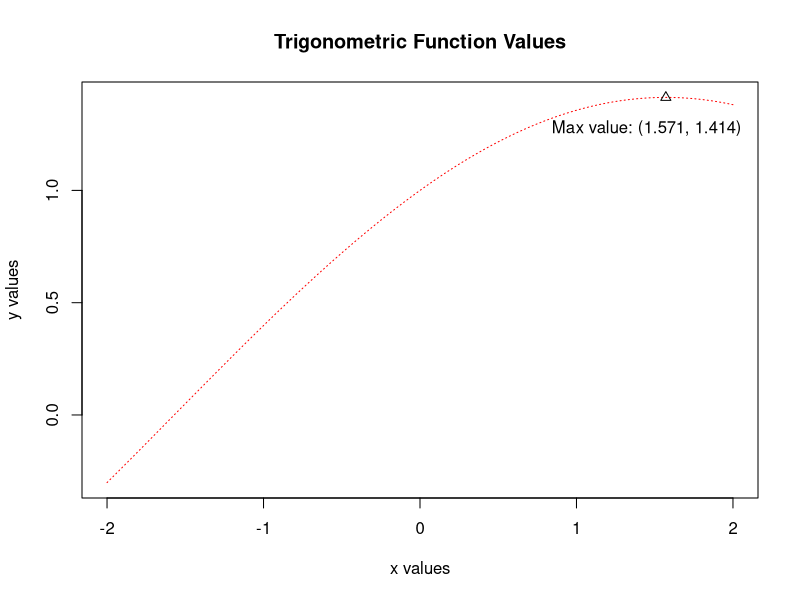
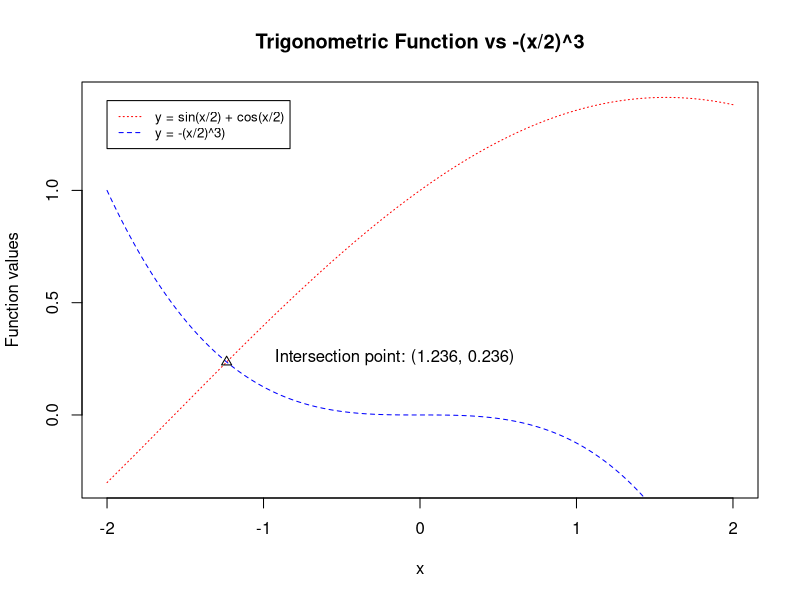
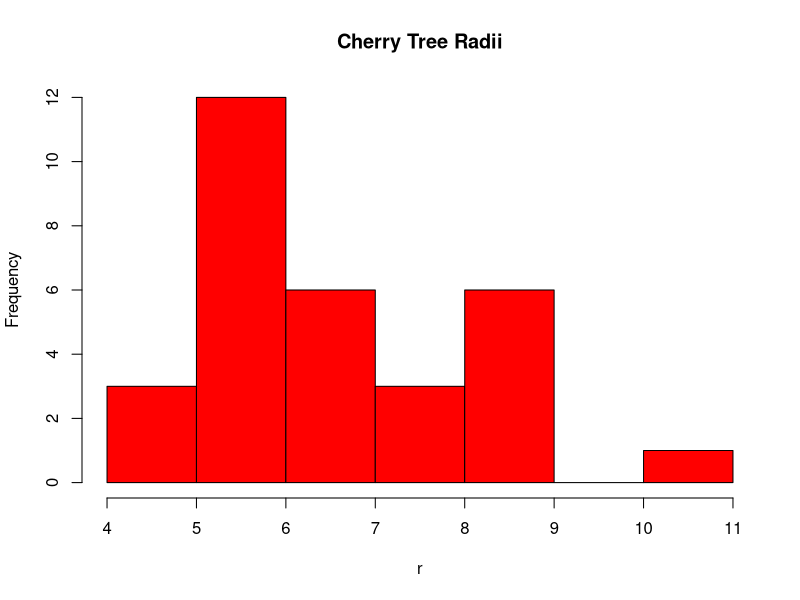
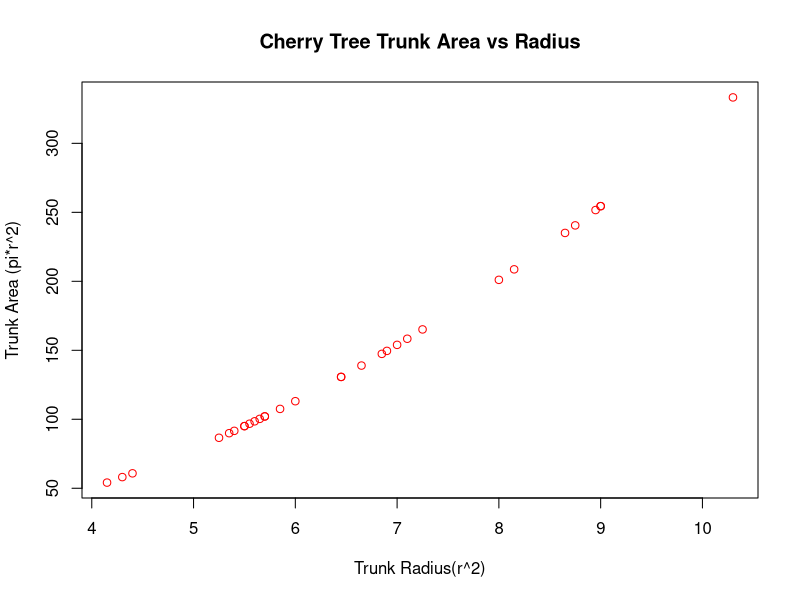
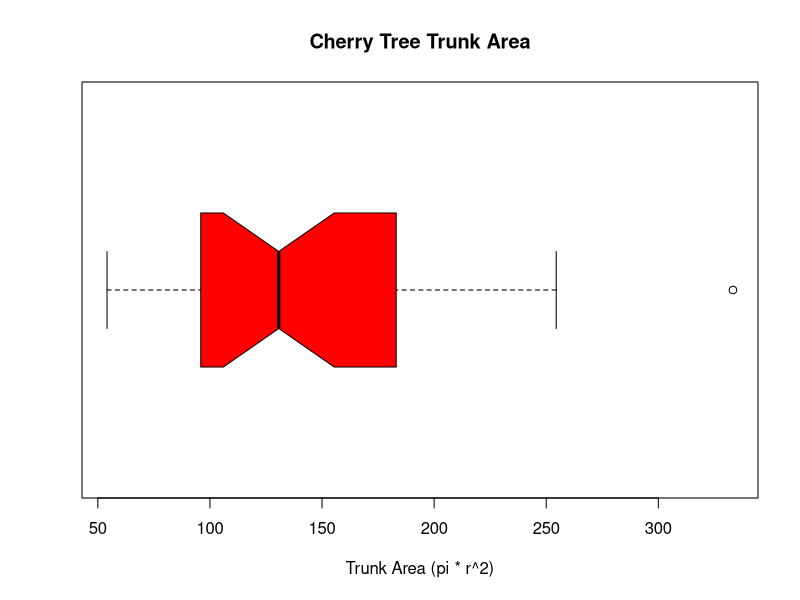
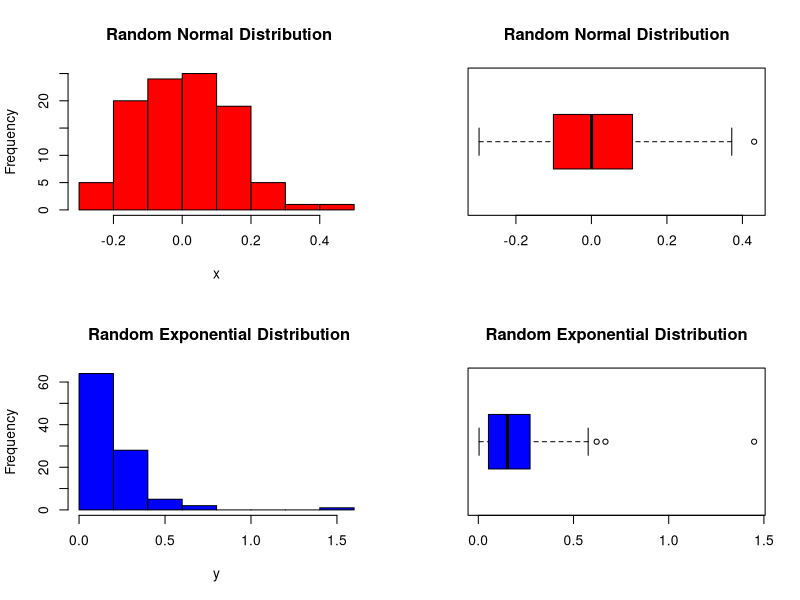
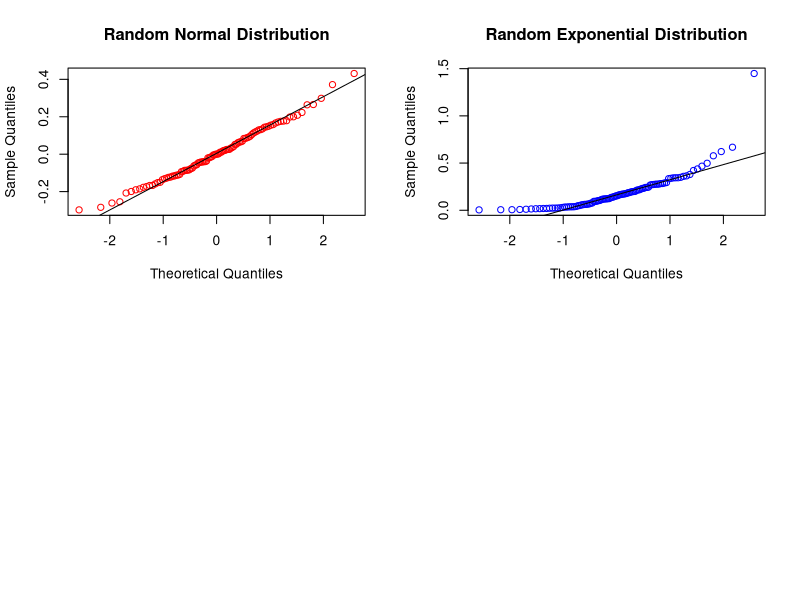

The R source for these figures, in order:
## ---- chunk 1
# DO NOT ADD OR REVISE CODE HERE
knitr::opts_chunk$set(echo = TRUE, eval = TRUE)

## ---- chunk 2

#create and populate initial vector
vecMain = c(0, 1, 2, 3, 4)

#append in 13
vecMain = append(vecMain, 13, after = length(vecMain))

#append in second vector 3 times
vec2 = c(2, -5.1, -23)
for (x in c(1:3)) vecMain = append(vecMain, vec2, after = length(vecMain))

#append in arithmetic sum of 7/42, 3, 35/42
arithSum = (7/42) + 3 + (35/42)
vecMain = append(vecMain, arithSum, after = length(vecMain))

#print vector
vecMain

## ---- chunk 3

#sort the vector ascending and print result
vec1B = sort(vecMain, decreasing = FALSE)
vec1B

#determine the length and print result
L = length(vec1B)
L

#generate descending sequence starting with L and ending with 1
seqVec = seq(from = L, to = 1)

#add this sequence to the sorted vector and print to screen
addVec1B = vec1B + seqVec
addVec1B

## ---- chunk 4

#get first and last elements of additive vector into a new vector
vec1C = addVec1B[1]
vec1C = append( vec1C, addVec1B[length(addVec1B)], after = length(vec1C) )

#get remaining elements into another vector
vec1C_other = addVec1B [2 : (length(addVec1B)-1) ]

#print both vectors to screen
vec1C
vec1C_other

## ---- chunk 5

#get first element from first and last vector
vec1D = vec1C[1]

#get entire middle vector
vec1D = append(vec1D, vec1C_other, after = length(vec1D))

#get last element from first and last vector, print resultant vector
vec1D = append(vec1D, vec1C[2], after = length(vec1D))
vec1D

#sum the elements and round to two decimal places
vecSum = sum(vec1D)
vecSum = round(vecSum, digits = 2)

## ---- chunk 6

trig2A = function(x){
  return( sin(x/2) + cos(x/2) )
}

## ---- chunk 7

#fill x with specified values
x = seq(from = -2, to = 2, by = (4/4000))

#fill y with calculated values from function
y = trig2A(x)

#find max value of y and position it's at
maxY = round(max(y), digits = 3)
maxX = x[ which.max(y) ]

#print max y and corresponding x value to screen
maxY
maxX

## ---- chunk 8

#plot the values on a chart
plot(x, y,
     type = "l",
     col = "red",
     main = "Trigonometric Function Values",
     ylab = "y values",
     xlab = "x values",
     lty = 3)

#plot the max value of y and corresponding x value
points(maxX, maxY, pch=2)

#and label it
text(maxX, maxY,
     labels="Max value: (1.571, 1.414)",
     adj=c(.6, 2.75))

## ---- chunk 9

#first we create an R function for this new function
z3 = function(x){
  return( -(x/2)^3 )
}

#next we solve for intersection point
rt = uniroot( function(x) trig2A(x)-z3(x), c(-2, 2), tol=1e-8 )
xInt = rt$root
yInt = trig2A(rt$root)

#__________________________________________________________________________________

#plot the values on a chart
plot(x, trig2A(x),
     type = "l",
     col = "red",
     main = "Trigonometric Function vs -(x/2)^3",
     ylab = "Function values",
     xlab = "x",
     lty = 3)
lines(x,z3(x), 
      col = "blue",
      lty = 2)
legend(-2, 1.4, 
      legend = c("y = sin(x/2) + cos(x/2)", "y = -(x/2)^3)" ),
      col = c("red", "blue"),
      lty=3:1,
      cex=0.8)

#plot the intersect point
points(xInt, yInt, pch=2)

#and label it
text(xInt, yInt,
     labels="Intersection point: (1.236, 0.236)",
     adj=c(-.2, 0))

## ---- chunk 10

#load data
data(trees)

#output structure
str(trees)

#__________________________________________________________________________________

#get median values for each of 3 variables and print to screen
medianValues = apply(trees, 2, median)
medianValues

#output row number and three measurements for any trees with girth equal to median girth
trees[ (which(trees[1] == medianValues[1])), 1:3 ]

## ---- chunk 11

#convert each diameter to a radius
r = (trees$Girth)/2

#calculate cross-sectional area
csA = (r^2)*pi

#__________________________________________________________________________________

#plot stem-and-leaf
stem(r)

#plot histogram
hist(r, col = "red", main="Cherry Tree Radii")

#plot area vs radius
plot(r, csA,
     col = "red",
     main = "Cherry Tree Trunk Area vs Radius",
     #we are never given length units, so I have chosen to omit them in favor of 'r'
     ylab = "Trunk Area (pi*r^2)",
     xlab = "Trunk Radius(r^2)")

## ---- chunk 12

#create boxplot with required characteristics
boxplot(csA, 
        notch = TRUE, 
        horizontal = TRUE,
        col = "red",
        main = "Cherry Tree Trunk Area",
        xlab = "Trunk Area (pi * r^2)")
        
## ---- chunk 13

#note: I think like a programmer and tend to lean towards more explicit code. I would love to see a one-line solution to this problem but couldn't quite figure it out!


#_____________________________________________________#
# extremeOutliers
# takes a vector of a sample distribution
# calculates if any extreme outliers exist
# returns true or false
#_____________________________________________________#
extremeOutliers = function(x) {
  #get the distribution stats
  xStats = boxplot.stats(x)
  
  #get any potential outliers
  xOutlier = xStats$out
  #calculate the IQR
  IQR = (xStats$stats[4]-xStats$stats[2])
  
  #calculate the upper and lower extreme outlier bounds
  upOutlierBound = xStats$stats[4]+(IQR*3)
  lowOutlierBound = xStats$stats[2]-(IQR*3)
  
  #prep for the loop
  returnVal = FALSE
  
  for(x in xOutlier){
    if(x > upOutlierBound | x < lowOutlierBound){
      returnVal = TRUE
    }
  }
  return (returnVal)
}

#since this line does not print to screen, the outlier is not an extreme outlier
if(extremeOutliers(csA)) cat("Outlier is extreme outlier")

#__________________________________________________________________________________

#identify index of tree with largest area, print to screen
trees[ which.max(csA), 1:3 ]

## ---- chunk 14

#generate random exponential sample
set.seed(124)
y = rexp(n = 100, rate = 5.5)

#generate random normal sample
set.seed(127)
x = rnorm(n = 100, mean = 0, sd = .15)

#create new object to hold both sample distros and print rounded IQR for each distro to screen
normExp = cbind(x,y)
round( apply(normExp, 2, IQR), digits = 4 )

## ---- chunk 15

par(mfrow = c(2,2))

#_____________________________________________

#plot normal histogram
hist(x,
     col = "red",
     main=" Random Normal Distribution")

#plot normal boxplot
boxplot(x, 
        horizontal = TRUE,
        col = "red",
        main = "Random Normal Distribution")

#_____________________________________________

#plot exp histogram
hist(y,
     col = "blue",
     main=" Random Exponential Distribution")

#plot Exponenital boxplot
boxplot(y, 
        horizontal = TRUE,
        col = "blue",
        main = "Random Exponential Distribution")
## ---- chunk 16

par(mfrow = c(2,2))
#_____________________________________________

#plot normal distribution
qqnorm(x,        
        col = "red",
        main = "Random Normal Distribution")
qqline(x)

#plot exponential distribution
qqnorm(y,        
        col = "blue",
        main = "Random Exponential Distribution")
qqline(y)

#_____________________________________________

#use the extreme outlier detector function we defined earlier to determine
#if any extreme outliers exists in either distro
if(extremeOutliers(x)) cat("The Normal Sample Distro has extreme outliers.")
if(extremeOutliers(y)) cat("The Exponential Sample Distro has extreme outliers.")

